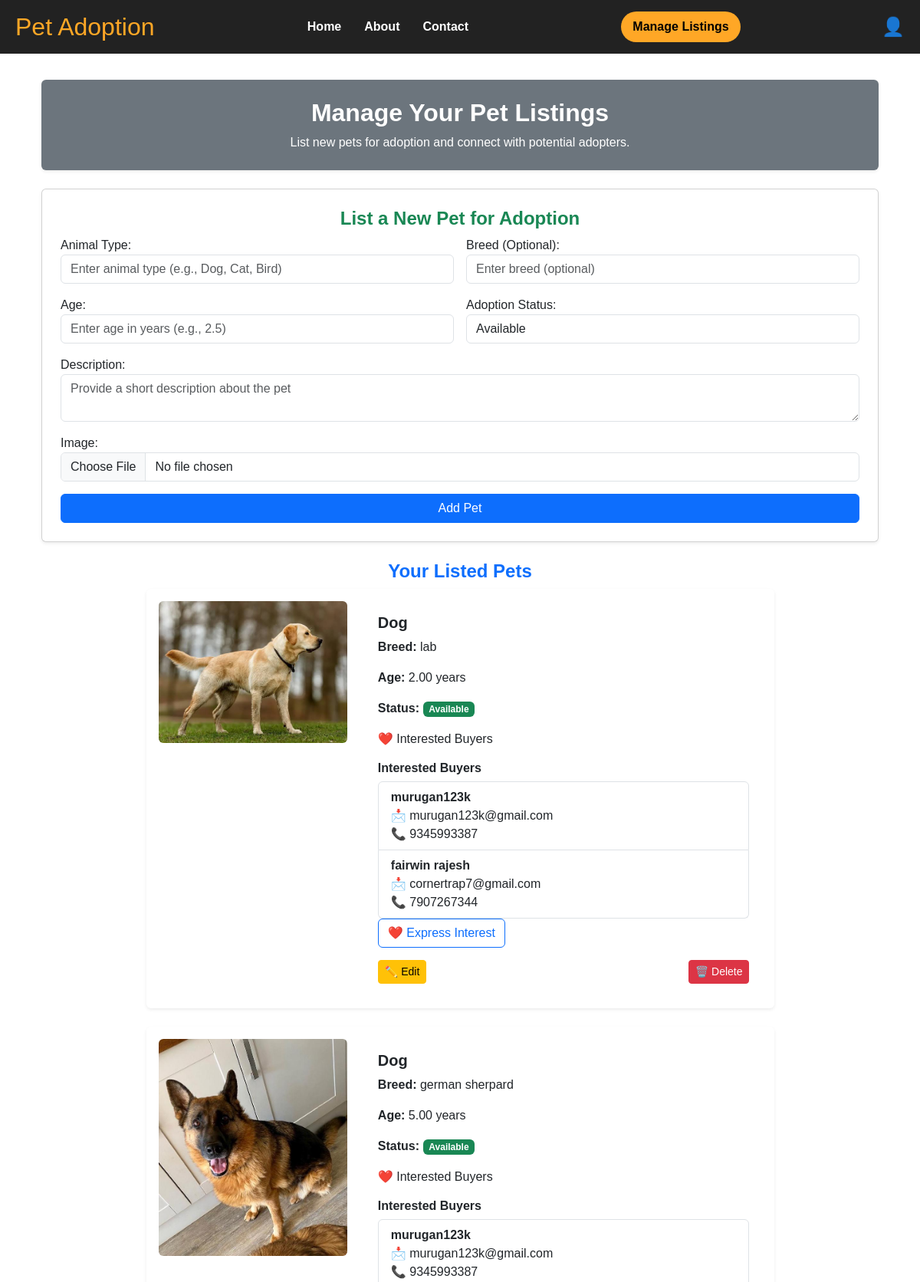
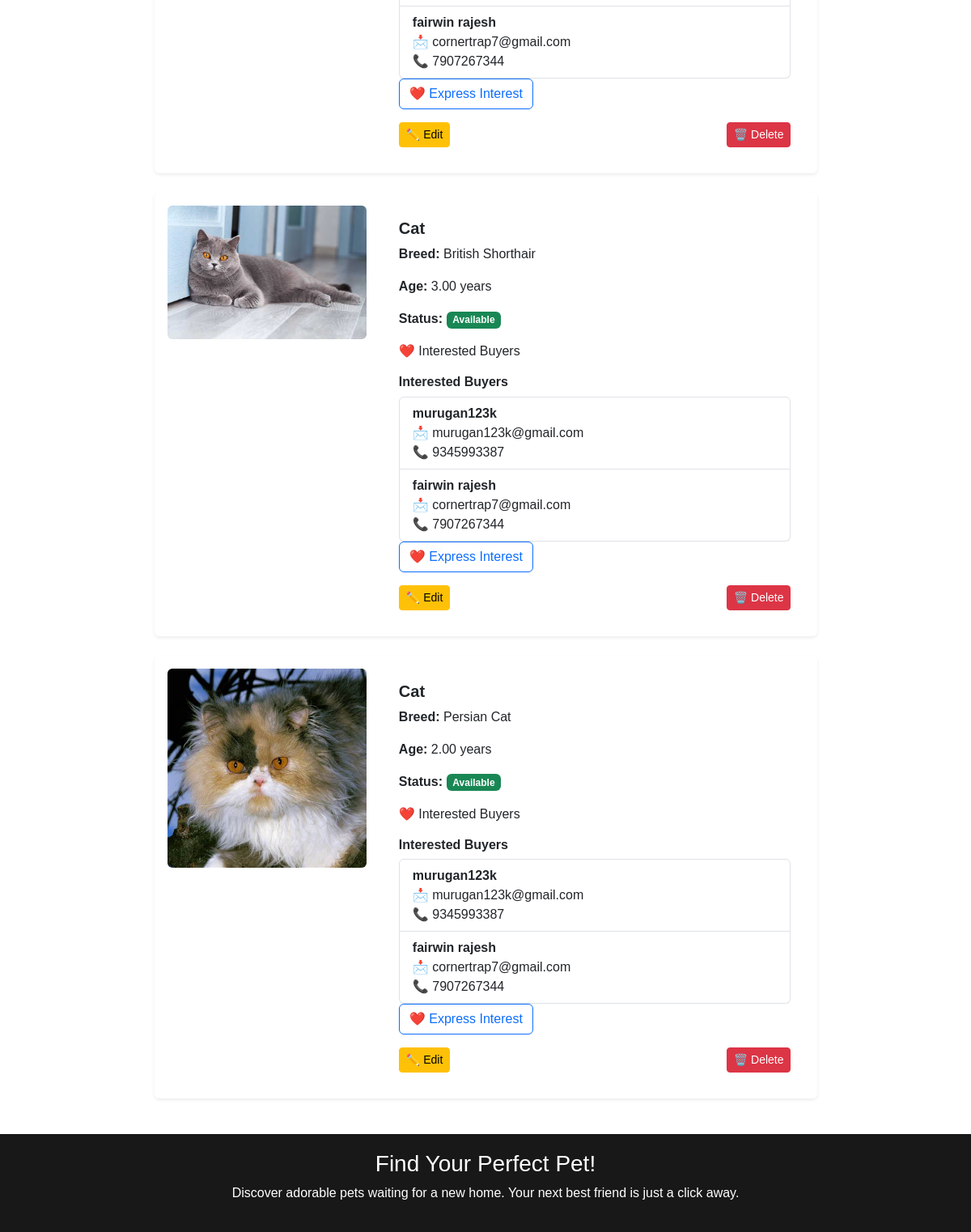
Page /add-pet/ (signed in) on the committed database (2 pictures, top to bottom).
### new_pets/models.py (models this page shows, shortened)
class Pet(models.Model):
    animal = models.CharField(max_length=50)  # ✅ Changed from "name" to "animal"
    breed = models.CharField(max_length=100)
    age = models.DecimalField(max_digits=4, decimal_places=2)  # ✅ Allows decimal ages
    image = models.ImageField(upload_to='pet_images/', null=True, blank=True)  # ✅ Allows optional image
    description = models.TextField()
    adoption_status = models.CharField(
        max_length=20, choices=[('Available', 'Available'), ('Adopted', 'Adopted')], default='Available'
    )
    seller = models.ForeignKey(SellerProfile, on_delete=models.CASCADE, null=True, blank=True, related_name="pets")  # ✅ Links to SellerProfile
    interested_buyers = models.ManyToManyField(CustomUser, blank=True, related_name="interested_pets")  # ✅ Track interested buyers

class CustomUser(AbstractUser):
    username = None  # ❌ Remove default username
    email = models.EmailField(unique=True)
    full_name = models.CharField(max_length=255)
    phone_number = models.CharField(max_length=15, unique=True, blank=True, null=True)
    ROLE_CHOICES = [
        ("buyer", "Buyer"),
        ("seller", "Seller"),
    ]
    role = models.CharField(max_length=10, choices=ROLE_CHOICES, default="buyer")
    business_name = models.CharField(max_length=255, blank=True, null=True)
    business_type = models.CharField(max_length=255, blank=True, null=True)
    is_company = models.BooleanField(default=False)
    business_registration_number = models.CharField(max_length=100, blank=True, null=True)
    vat_tax_id = models.CharField(max_length=100, blank=True, null=True)
    business_address = models.TextField(blank=True, null=True)
    business_description = models.TextField(blank=True, null=True)
    government_id = models.FileField(upload_to="kyc_documents/", blank=True, null=True)
    business_license = models.FileField(upload_to="business_licenses/", blank=True, null=True)
    USERNAME_FIELD = "email"  # ✅ Use email as the unique identifier
    REQUIRED_FIELDS = ["full_name", "phone_number"]  # ✅ Required fields for superuser creation
    objects = CustomUserManager()  # ✅ Use custom manager

### new_pets/views.py (the view, shortened to what this page needs)
# urls.py: path('add-pet/', add_pet, name='add_pet'),  # ✅ Route for adding pets
@csrf_protect
@login_required
def add_pet(request):
    if request.user.role != "seller":
        return JsonResponse({"error": "Only sellers can add pets."}, status=403)
    try:
        seller_profile = SellerProfile.objects.get(user=request.user)
    except SellerProfile.DoesNotExist:
        return JsonResponse({"error": "Please complete your seller profile first."}, status=403)
    pets = Pet.objects.filter(seller=seller_profile)
    return render(request, "new_pets/add_pet.html", {"pets": pets})

### new_pets/templates/new_pets/add_pet.html (shortened to what this page needs)
{% extends 'new_pets/base.html' %}
{% block content %}
<div class="container mt-4">
    <div class="bg-secondary text-white p-4 text-center rounded shadow-sm">
        <h2 class="fw-bold">Manage Your Pet Listings</h2>
        <p class="mb-0">List new pets for adoption and connect with potential adopters.</p>
    </div>
    <div class="card p-4 shadow-sm bg-white mt-4 mb-4">
        <h4 class="text-center text-success fw-bold">List a New Pet for Adoption</h4>
        <form method="POST" enctype="multipart/form-data" id="addPetForm">
            <div class="row g-3">
                <div class="col-md-6">
                    <label for="id_animal">Animal Type:</label>
                    <input type="text" name="animal" class="form-control" id="id_animal" placeholder="Enter animal type (e.g., Dog, Cat, Bird)" required>
                </div>
                <div class="col-md-6">
                    <label for="id_breed">Breed (Optional):</label>
                    <input type="text" name="breed" class="form-control" id="id_breed" placeholder="Enter breed (optional)">
                </div>
                <div class="col-md-6">
                    <label for="id_age">Age:</label>
                    <input type="number" name="age" class="form-control" id="id_age" step="0.1" placeholder="Enter age in years (e.g., 2.5)" required>
                </div>
                <div class="col-md-6">
                    <label for="id_adoption_status">Adoption Status:</label>
                    <select name="adoption_status" class="form-control" id="id_adoption_status" required>
                        <option value="Available">Available</option>
                    </select>
                </div>
                <div class="col-12">
                    <label for="id_description">Description:</label>
                    <textarea name="description" class="form-control" id="id_description" placeholder="Provide a short description about the pet" required></textarea>
                </div>
                <div class="col-12">
                    <label for="id_image">Image:</label>
                    <input type="file" name="image" class="form-control" id="id_image" required>
                </div>
            </div>
            <button type="submit" class="btn btn-primary mt-3 w-100">Add Pet</button>
        </form>
    </div>
    <div class="mt-4">
        <h4 class="text-primary text-center fw-bold">Your Listed Pets</h4>
        <div class="d-flex flex-column align-items-center" id="petGrid">
            {% for pet in pets %}
            <div class="card shadow-sm p-3 mb-4 border-0 w-75 pet-card">
                <div class="row">
                    <div class="col-md-4">
                        <img src="{{ pet.image.url }}" class="img-fluid rounded pet-thumbnail" alt="{{ pet.animal }}">
                    </div>
                    <div class="col-md-8">
                        <div class="card-body">
                            <h5 class="card-title text-dark fw-bold">{{ pet.animal }}</h5>
                            <p><strong>Breed:</strong> {{ pet.breed }}</p>
                            <p><strong>Age:</strong> {{ pet.age }} years</p>
                            <p><strong>Status:</strong>
                                {% if pet.adoption_status == "Available" %}
                                    <span class="badge bg-success">Available</span>
                                {% else %}
                                    <span class="badge bg-secondary">Adopted</span>
                                {% endif %}
                            </p>
                            <p class="interest">
                                ❤️  Interested Buyers
                            </p>
                            <div class="interested-buyers mt-3">
                                <h6 class="fw-bold">Interested Buyers</h6>
                                <ul class="list-group interested-buyers-list" id="buyersList-{{ pet.id }}">
                                    {% for buyer in pet.interested_buyers.all %}
                                        <li class="list-group-item">
                                            <strong>{{ buyer.full_name }}</strong><br>
                                            📩 {{ buyer.email }}<br>
                                            📞 {{ buyer.phone_number }}
                                        </li>
                                    {% empty %}
                                        <li class="list-group-item text-muted">No interests yet.</li>
                                    {% endfor %}
                                </ul>
                            </div>
                            <button class="btn btn-outline-primary express-interest-btn" data-pet-id="{{ pet.id }}">
                                ❤️ Express Interest
                            </button>
                            <div class="d-flex justify-content-between mt-3">
                                <a href="{% url 'edit_pet' pet.id %}" class="btn btn-warning btn-sm">✏️ Edit</a>
                                <form method="POST" action="{% url 'delete_pet' pet.id %}">
                                    <button type="submit" class="btn btn-danger btn-sm">🗑️ Delete</button>
                                </form>
                            </div>
                        </div>
                    </div>
                </div>
            </div>
            {% empty %}
            <p class="text-center text-muted" id="noPetsMessage">You haven't listed any pets yet. Add one now! 🐾</p>
            {% endfor %}
        </div>
    </div>
</div>
{% endblock %}

### new_pets/static/new_pets/style.css (style rules this page uses)
body { background: url('https://source.unsplash.com/1600x900/?night,sky') no-repeat center center fixed; background-size: cover; font-family: Arial, sans-serif; color: white; margin: 0; padding-top: 80px; }

### rows in the picture
Pet: image (picture), animal "Dog", breed "lab", age "2.00", adoption_status "Available"
CustomUser: full_name "murugan123k", email "murugan123k@gmail.com", phone_number "9345993387"
CustomUser: full_name "fairwin rajesh", email "cornertrap7@gmail.com", phone_number "7907267344"
Pet: image (picture), animal "Dog", breed "german sherpard", age "5.00", adoption_status "Available"
Pet: image (picture), animal "Cat", breed "British Shorthair", age "3.00", adoption_status "Available"
Pet: image (picture), animal "Cat", breed "Persian Cat", age "2.00", adoption_status "Available"
